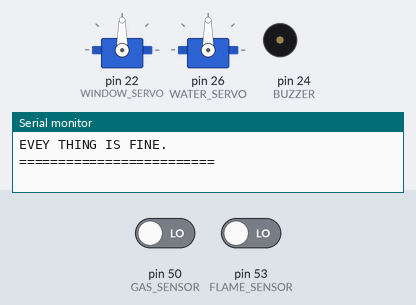
The sketch below on a simulated Arduino Mega 2560, built with avr-gcc and run on an emulated ATmega2560. Shown: 2 × servo, buzzer (waves = sounding, pin HIGH), the last lines printed to the serial monitor. The inputs (shaded band) are chosen by the test bench; at power-on: pin 50 (GAS_SENSOR) LOW, pin 53 (FLAME_SENSOR) LOW.

Above: at 2.8 s.
2.9 s: pin 50 (GAS_SENSOR) driven HIGH
At 4.5 s:
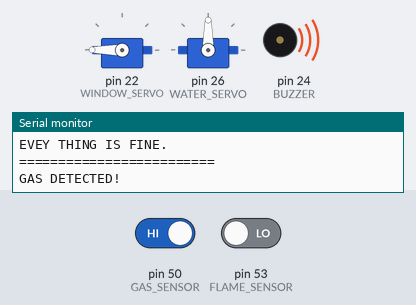
5.0 s: pin 50 (GAS_SENSOR) driven LOW
At 7.0 s:
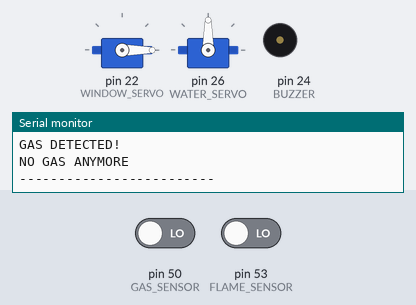
7.5 s: pin 53 (FLAME_SENSOR) driven HIGH
At 8.7 s:
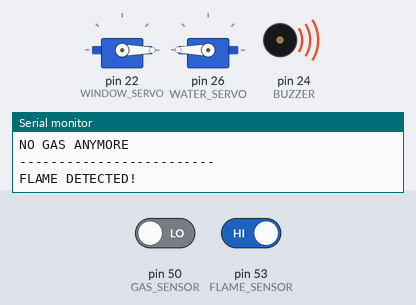
9.0 s: pin 53 (FLAME_SENSOR) driven LOW
At 11.2 s:
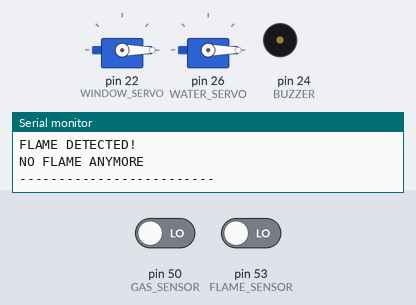
11.5 s: pin 50 (GAS_SENSOR) driven HIGH
At 13.0 s:
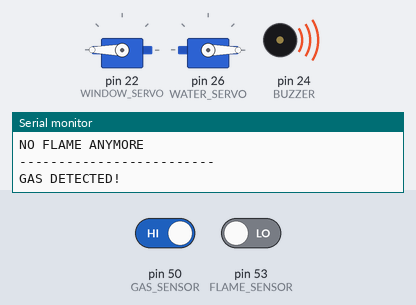
Timing chart, 0 to 14.0 s (numbered marks = the images above; inputs shaded):
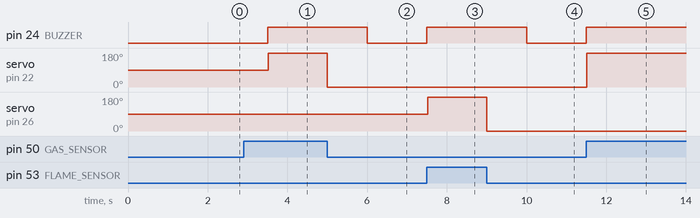

Measured:
- after the input at 2.9 s, pin 24 (BUZZER): LOW → HIGH after 0.60 s; servo on pin 22 (WINDOW_SERVO): 90° → 180° after 0.62 s
- after the input at 5.0 s, pin 24 (BUZZER): HIGH → LOW after 1.0 s; servo on pin 22 (WINDOW_SERVO): 180° → 0° at once
- after the input at 7.5 s, pin 24 (BUZZER): LOW → HIGH at once; servo on pin 26 (WATER_SERVO): 90° → 180° at once
- after the input at 9.0 s, pin 24 (BUZZER): HIGH → LOW after 1.0 s; servo on pin 26 (WATER_SERVO): 180° → 0° at once
- after the input at 11.5 s, pin 24 (BUZZER): LOW → HIGH at once; servo on pin 22 (WINDOW_SERVO): 0° → 180° at once

The sketch:

q11.ino
```cpp
#include <Servo.h>

#define WINDOW_SERVO 22
#define BUZZER 24
#define WATER_SERVO 26


#define FLAME_SENSOR 53
#define GAS_SENSOR 50
//#define FLAME_SENSOR A8
//#define GAS_SENSOR A12

Servo WindowServo;
Servo WaterServo;

void setup() {
  // put your setup code here, to run once:
  Serial.begin(9600);
  pinMode(WINDOW_SERVO, OUTPUT);
  pinMode(BUZZER, OUTPUT);
  pinMode(WATER_SERVO, OUTPUT);

  pinMode(FLAME_SENSOR, INPUT);
  pinMode(GAS_SENSOR, INPUT);

  WindowServo.attach(WINDOW_SERVO);
  WaterServo.attach(WATER_SERVO);

  Serial.println("EVEY THING IS FINE.");
  Serial.println("=========================");

}

void loop() {
  if (digitalRead(FLAME_SENSOR)==HIGH){
    digitalWrite(BUZZER, HIGH);
//    tone(10, 1000);
    Serial.println("FLAME DETECTED!");
    WaterServo.write(180);
    while(digitalRead(FLAME_SENSOR)==HIGH);
//    noTone(10);
    Serial.println("NO FLAME ANYMORE");
    WaterServo.write(0);
    delay(1000);
    digitalWrite(BUZZER, LOW);
    Serial.println("-------------------------");
  }
  delay(500);

    if (digitalRead(GAS_SENSOR)==HIGH){
    digitalWrite(BUZZER, HIGH);
//    tone(10, 1000);
    Serial.println("GAS DETECTED!");
    WindowServo.write(180);
    while(digitalRead(GAS_SENSOR)==HIGH);
//    noTone(10);
    Serial.println("NO GAS ANYMORE");
    WindowServo.write(0);
    delay(1000);
    digitalWrite(BUZZER, LOW);
    Serial.println("-------------------------");
  }
  delay(500);
}


////  This function returns the analog data to calling function
//int readAnalogGasSensor() {
//  unsigned int sensorValue = analogRead(GAS_SENSOR);  // Read the analog value from sensor
//  unsigned int outputValue = map(sensorValue, 0, 1023, 0, 255); // map the 10-bit data to 8-bit data
//  if (outputValue > 65)
//    digitalWrite(GAS_SENSOR, HIGH); //
//  else
//    digitalWrite(GAS_SENSOR, LOW);
//  return outputValue;             // Return analog moisture value
//}
```
